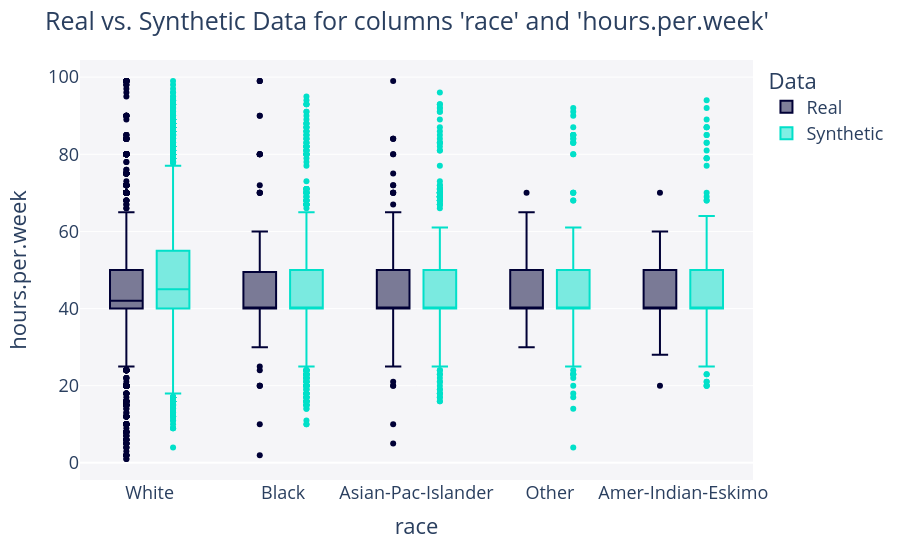

Notebook cell for this chart:
### Code cell
fig = get_column_pair_plot(
    real_data=df_real,
    synthetic_data=df_syn,
    metadata=metadata,
    column_names=['race', 'hours.per.week'],
    )
    
fig.show()

### Figure 1 — Plotly figure (JSON) as saved in the notebook; plotly's stock layout.template omitted (floating-point values rounded to 4 significant figures; data arrays with more than 128 entries replaced by an {"elided": "..."} marker saying what was removed)
{"data": [{"alignmentgroup": "True", "hovertemplate": "Data=Real<br>race=%{x}<br>hours.per.week=%{y}<extra></extra>", "legendgroup": "Real", "marker": {"color": "#000036"}, "name": "Real", "notched": false, "offsetgroup": "Real", "orientation": "v", "showlegend": true, "type": "box", "x": {"elided": "7841 str values"}, "x0": " ", "xaxis": "x", "y": {"elided": "7841 int values"}, "y0": " ", "yaxis": "y"}, {"alignmentgroup": "True", "hovertemplate": "Data=Synthetic<br>race=%{x}<br>hours.per.week=%{y}<extra></extra>", "legendgroup": "Synthetic", "marker": {"color": "#01E0C9"}, "name": "Synthetic", "notched": false, "offsetgroup": "Synthetic", "orientation": "v", "showlegend": true, "type": "box", "x": {"elided": "16879 str values"}, "x0": " ", "xaxis": "x", "y": {"elided": "16879 int values"}, "y0": " ", "yaxis": "y"}], "layout": {"boxmode": "group", "font": {"size": 18}, "legend": {"title": {"text": "Data"}, "tracegroupgap": 0}, "margin": {"t": 60}, "plot_bgcolor": "#F5F5F8", "title": {"text": "Real vs. Synthetic Data for columns 'race' and 'hours.per.week'"}, "xaxis": {"anchor": "y", "domain": [0, 1], "title": {"text": "race"}}, "yaxis": {"anchor": "x", "domain": [0, 1], "title": {"text": "hours.per.week"}}}}
